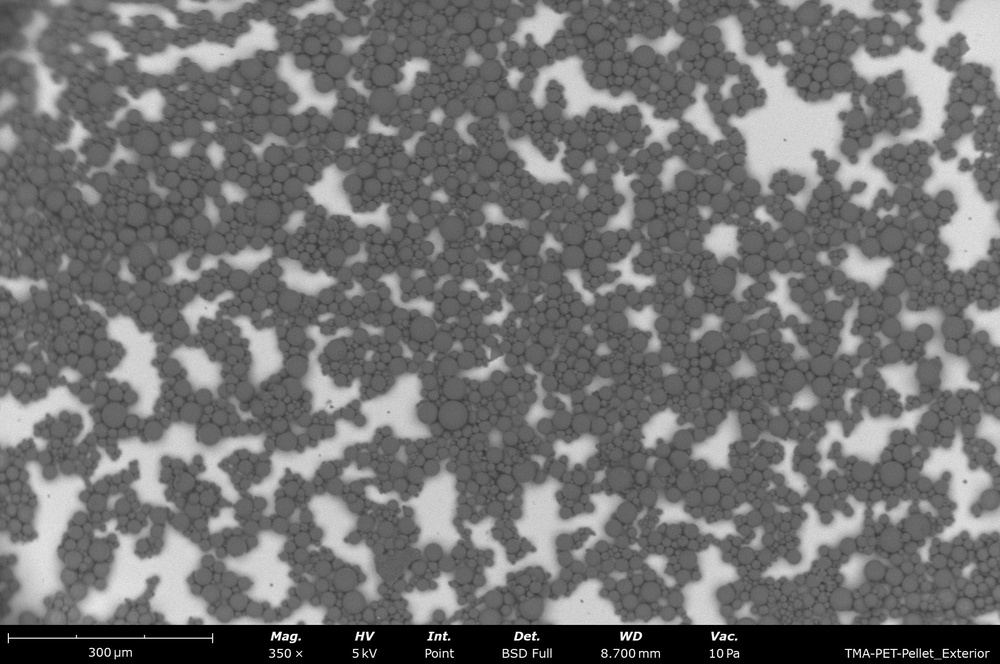
#> input picture Images/PDVB Butanol 4% wt to vol (4).jpeg, 1000 x 664 px, shrunk from 1920 x 1275 before the run, found by its file name
$ jupyter execute Cluster_Analysis.ipynb
#> lines starting #> are read from the running program, lines starting #| are printed output that depends on the picture; after the words box and inside, x2 and y2 are one past the last pixel; in counts of white or black regions, pixels touching at a corner belong together; long printed decimals are rounded
[cell 1]
import cv2
import numpy as np
import matplotlib.pyplot as plt

# Load the image in grayscale
image_path = '/workspaces/Python_Physics/Images/PDVB Butanol 4% wt to vol (4).jpeg'
image = cv2.imread(image_path, cv2.IMREAD_GRAYSCALE)
#> image is the input picture: shape (664, 1000); min 0, max 255, mean 115.1

# Apply a binary threshold
_, thresholded = cv2.threshold(image, 100, 255, cv2.THRESH_BINARY)
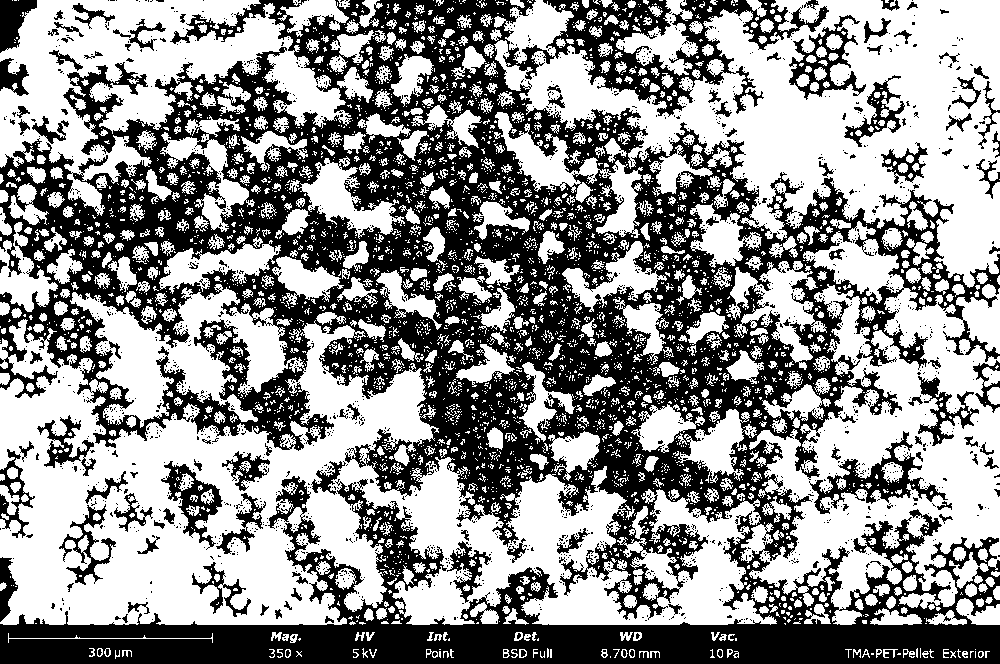
#> thresholded: shape (664, 1000); 56.6% white; 2353 black regions (2241 under 20 px)

# Find contours of the clusters
contours, hierarchy = cv2.findContours(thresholded, cv2.RETR_EXTERNAL, cv2.CHAIN_APPROX_SIMPLE)
#> contours = 3457 contours, 2914 with area under 20; largest, box (x1, y1, x2, y2) and area: (0, 284, 777, 625) 125998, (494, 0, 1000, 288) 70086, (740, 221, 1000, 625) 51130, (0, 0, 352, 216) 31024, (495, 112, 643, 238) 4442

# Draw the contours on the original image for visualization
output_image = cv2.cvtColor(image, cv2.COLOR_GRAY2BGR)
cv2.drawContours(output_image, contours, -1, (0, 255, 0), 2)
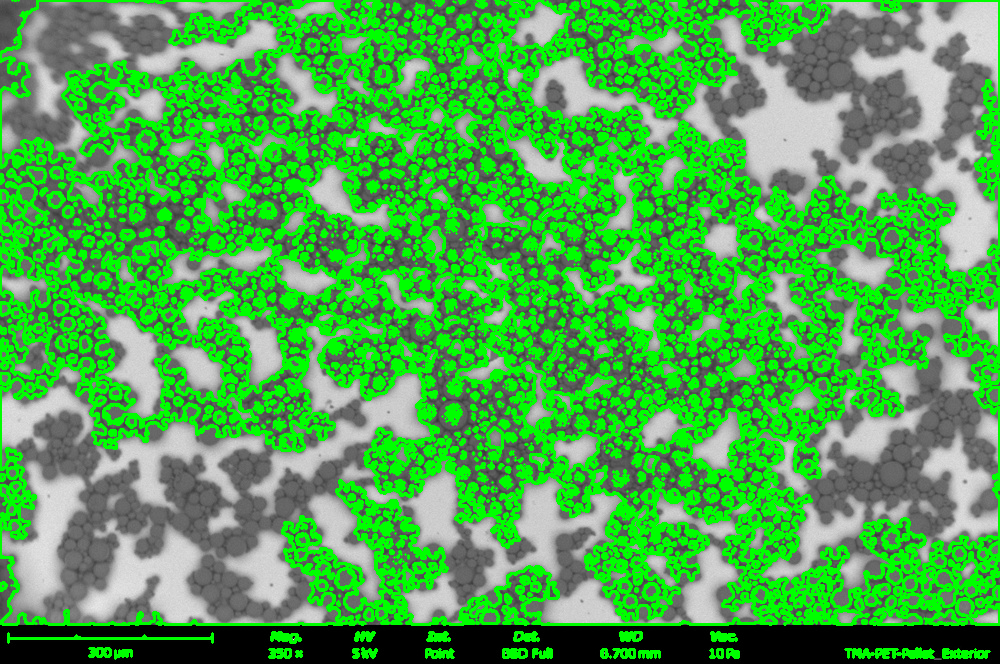
#> output_image: shape (664, 1000, 3); mean B, G, R 79, 168.9, 79

# Show the original thresholded image and contours for comparison
plt.figure(figsize=(10,5))

plt.subplot(1, 2, 1)
plt.imshow(thresholded, cmap='gray')
plt.title('Thresholded Image')

plt.subplot(1, 2, 2)
plt.imshow(output_image)
plt.title('Detected Clusters')

plt.show()
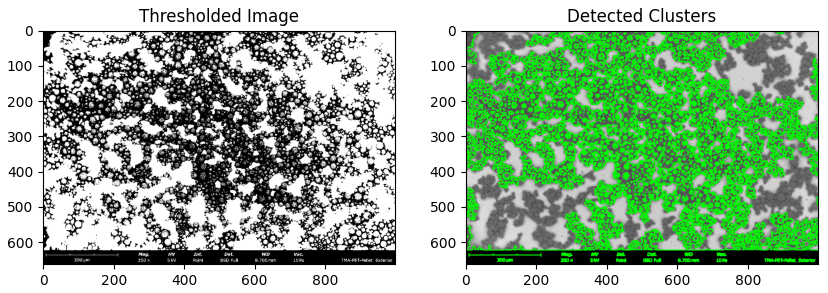
#> figure drawn by matplotlib, 2 panels

# Cluster analysis
print(f'Number of detected clusters: {len(contours)}')
#| Number of detected clusters: 3457

# Optional: Analyze properties of clusters (e.g., area, perimeter)
cluster_areas = [cv2.contourArea(cnt) for cnt in contours]
#> cluster_areas = 3457 values, max 125998.5 at index 1842, min 0 at index 0, mean 106.5
cluster_perimeters = [cv2.arcLength(cnt, True) for cnt in contours]
#> cluster_perimeters = 3457 values, max 13471.4 at index 1842, min 0 at index 19, mean 25.91

print(f'Average cluster area: {np.mean(cluster_areas)}')
#| Average cluster area: 106.479
print(f'Average cluster perimeter: {np.mean(cluster_perimeters)}')
#| Average cluster perimeter: 25.908

# Display histogram of cluster sizes
plt.hist(cluster_areas, bins=20, color='blue', alpha=0.7)
plt.title('Cluster Area Distribution')
plt.xlabel('Area')
plt.ylabel('Frequency')
plt.show()
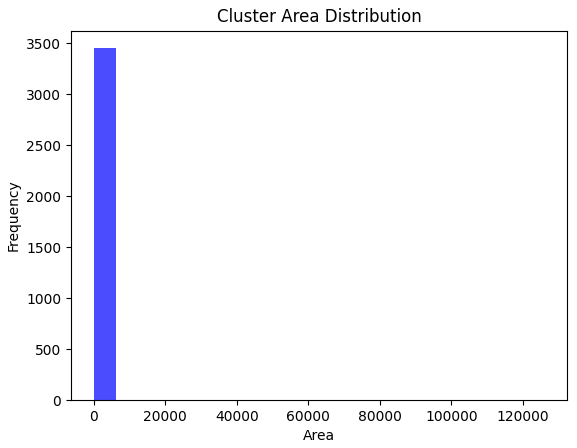
#> figure drawn by matplotlib, 1 panel; tallest bar 3453 high, from x = -4.55e-13 to 6299.9

[cell 2]
import cv2
import numpy as np
import matplotlib.pyplot as plt
from sklearn.cluster import DBSCAN

# Load the image in grayscale
image_path = '/workspaces/Python_Physics/Images/PDVB Butanol 4% wt to vol (4).jpeg'
image = cv2.imread(image_path, cv2.IMREAD_GRAYSCALE)

# Apply a binary threshold to the image
_, thresholded_img = cv2.threshold(image, 100, 255, cv2.THRESH_BINARY)

# Find contours in the thresholded image
contours, _ = cv2.findContours(thresholded_img, cv2.RETR_EXTERNAL, cv2.CHAIN_APPROX_SIMPLE)

# Extract the center of each particle (contour)
particles = []
for contour in contours:
    M = cv2.moments(contour)
    if M["m00"] != 0:  # To avoid division by zero
        cX = int(M["m10"] / M["m00"])
        cY = int(M["m01"] / M["m00"])
        particles.append([cX, cY])
#> this loop made 3457 passes
#> (contour, cX, cY) on passes 2, 3, 16, 37, 51, 52, 57, 58, 59: ([[898, 653], [897, 654], [900, 654], [900, 653]], 898, 653), ([[871, 653], [871, 654], [873, 654], [873, 653]], 872, 653), ([[439, 651], [439, 656], [440, 657], [440, 651]], 439, 653), ([[550, 649], [550, 657], [551, 657], [551, 649]], 550, 653), ([[917, 648], [916, 649], [916, 656], [917, 657]], 916, 652), ([[547, 648], [547, 657], [548, 656], [548, 649]], 547, 652), ([[735, 638], [735, 640], [736, 640], [736, 638]], 735, 639), ([[538, 638], [537, 639], [537, 640], [538, 640]], 537, 639), ([[449, 638], [448, 639], [448, 640], [449, 640]], 448, 639)
#> (cX, cY) on passes 4, 5, 7, 8, 9, 10: (985, 653), (980, 653), (970, 651), (964, 653), (952, 654), (924, 653)
#> after the loop, particles = 1737 pairs, first value 0 to 998, second value 0 to 656

# Convert particles list to a NumPy array
particles = np.array(particles)

# Ensure there are particles detected before proceeding
if len(particles) > 0:
    # Set DBSCAN parameters
    dbscan = DBSCAN(eps=20, min_samples=5)  # Adjust `eps` and `min_samples` based on image scaling
    labels = dbscan.fit_predict(particles)
#> labels = 1737 values, max 33 at index 1662, min -1 at index 9, mean 14.44

    # Plot the clustered particles
    plt.figure(figsize=(8,6))
    plt.scatter(particles[:, 0], particles[:, 1], c=labels, cmap='plasma', s=5)
    plt.title('DBSCAN Clustering of Particle Centers')
    plt.xlabel('X (Pixel Coordinate)')
    plt.ylabel('Y (Pixel Coordinate)')
    plt.colorbar(label='Cluster Label')
    plt.show()
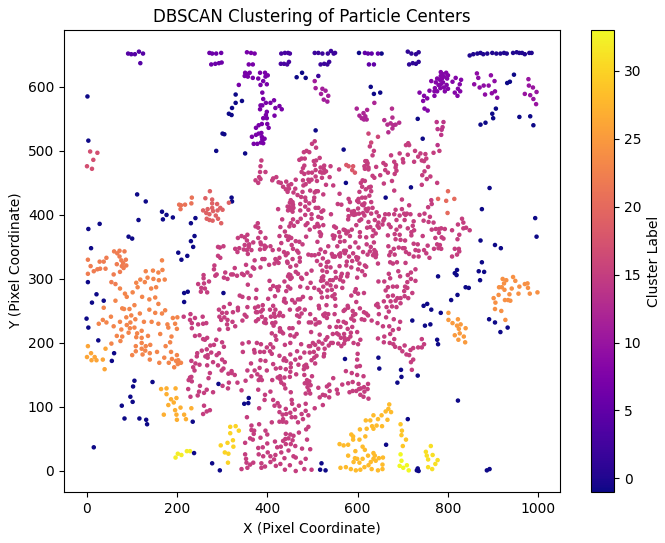
#> figure drawn by matplotlib, 2 panels

    # Print basic cluster info
    unique_labels = np.unique(labels)
#> unique_labels = 35 values from -1 to 33
    num_clusters = len(unique_labels) - (1 if -1 in labels else 0)  # Exclude noise (-1 label)
#> num_clusters = 34
    print(f'Number of detected clusters: {num_clusters}')
#| Number of detected clusters: 34
else:
    print("No particles detected.")

$ run again, with Images/PDVB Butanol 4% wt to vol (1).jpeg copied over Images/PDVB Butanol 4% wt to vol (4).jpeg
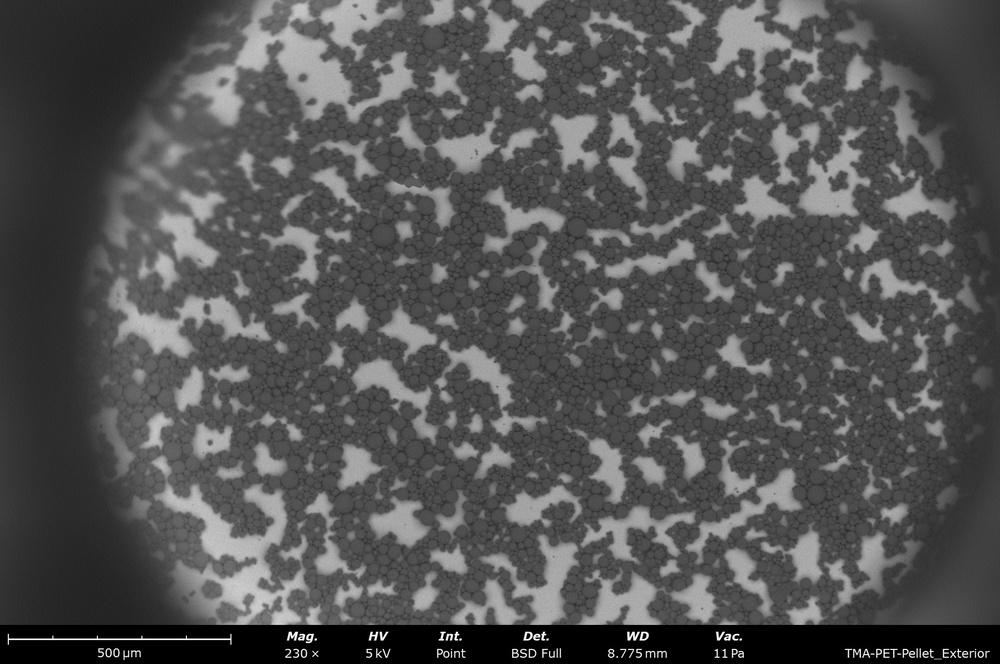
#> input picture Images/PDVB Butanol 4% wt to vol (1).jpeg, 1000 x 664 px, shrunk from 1920 x 1275 before the run, found by its file name
#> image is the input picture: shape (664, 1000); min 0, max 255, mean 83.9
#> `_, thresholded = cv2.threshold(image, 100, 255, cv2.THRESH_BINARY)`:
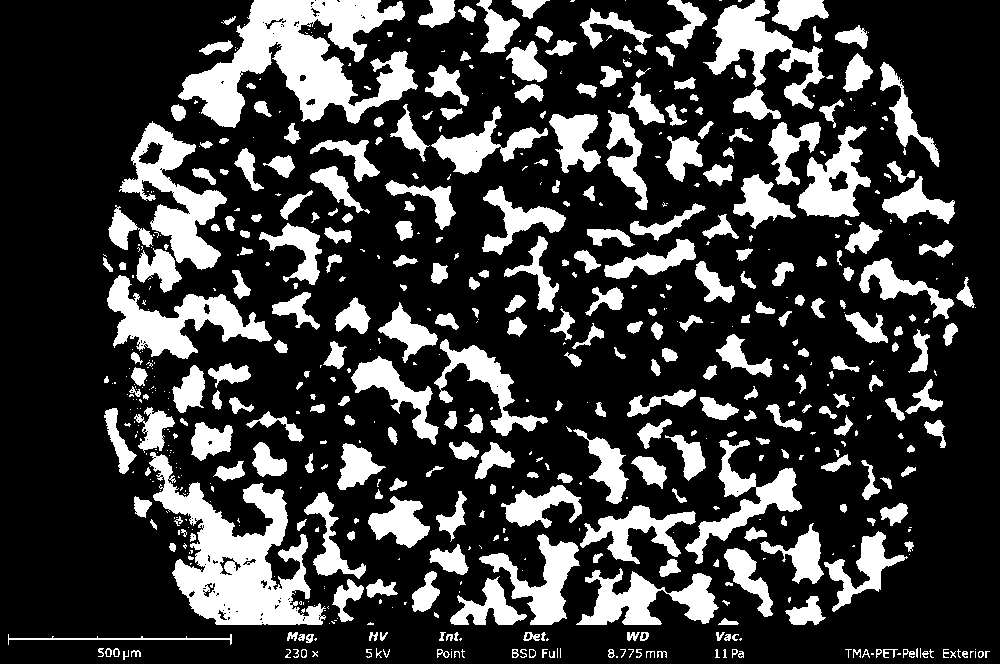
#> thresholded: shape (664, 1000); 24.3% white; 635 white regions (300 under 20 px)
#> contours = 635 contours, 362 with area under 20; largest, box (x1, y1, x2, y2) and area: (178, 0, 418, 128) 14190, (149, 452, 326, 625) 12427, (119, 121, 227, 270) 5757, (107, 275, 272, 359) 5188, (703, 0, 825, 109) 4182
#> output_image: shape (664, 1000, 3); 16.65% of pixels changed, all inside (x1, y1, x2, y2) = (7, 0, 991, 661)
#| Number of detected clusters: 635
#> cluster_areas = 635 values, max 14190.5 at index 634, min 0 at index 5, mean 231.1
#> cluster_perimeters = 635 values, max 1532 at index 215, min 0 at index 19, mean 57.46
#| Average cluster area: 231.054
#| Average cluster perimeter: 57.461
#> the loop `for contour in contours:` made 635 passes
#> (contour, cX, cY) on passes 1, 2, 3, 50: ([[616, 656], [616, 657], [617, 657], [617, 656]], 616, 656), ([[898, 653], [897, 654], [900, 654], [900, 653]], 898, 653), ([[871, 653], [871, 654], [873, 654], [873, 653]], 872, 653), ([[917, 648], [916, 649], [916, 656], [917, 657]], 916, 652)
#> after the loop `for contour in contours:`: particles = 482 pairs, first value 100 to 985, second value 0 to 656
#> labels = 482 values, max 9 at index 215, min -1 at index 70, mean -0.0643
#> `plt.show()`:
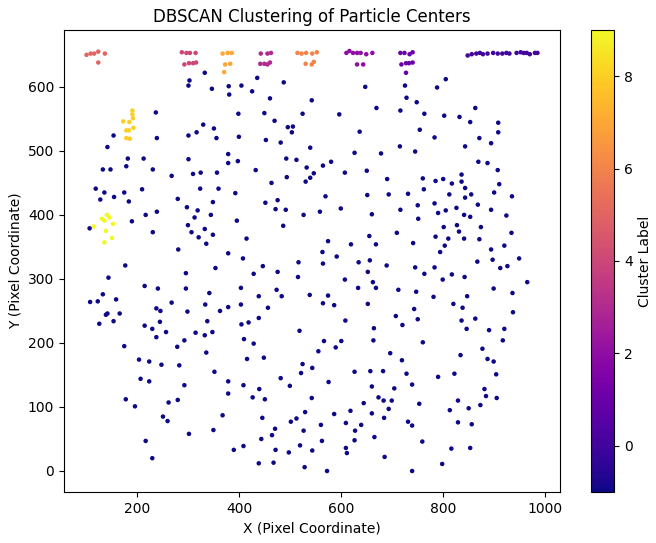
#> figure drawn by matplotlib, 2 panels
#> unique_labels = [-1, 0, 1, 2, 3, 4, 5, 6, 7, 8, 9]
#> num_clusters = 10
#| Number of detected clusters: 10

$ run again, with Images/PDVB Butanol 4% wt to vol (2).jpeg copied over Images/PDVB Butanol 4% wt to vol (4).jpeg
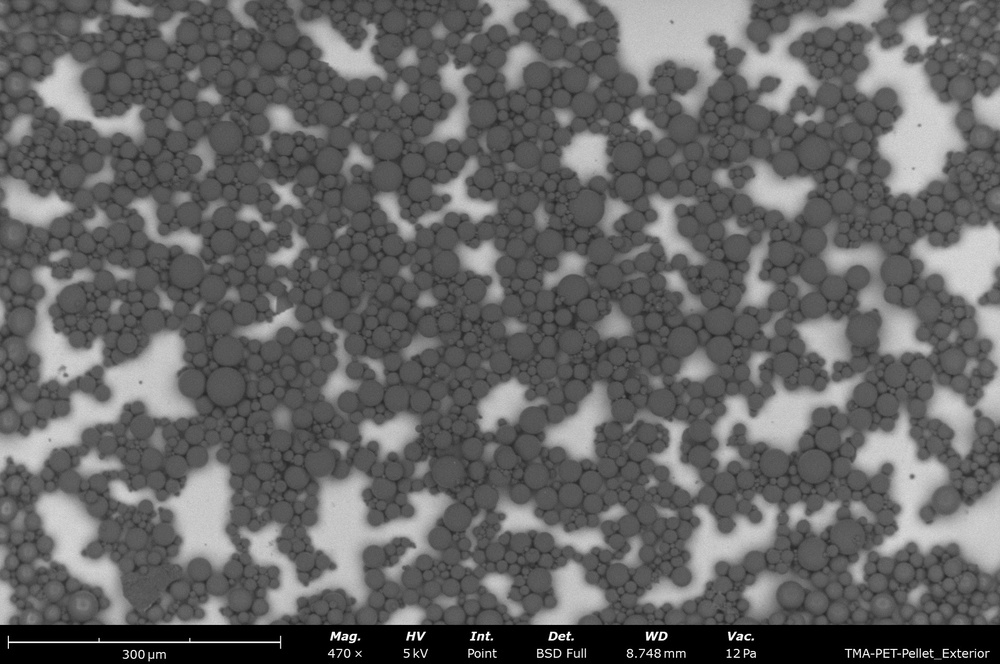
#> input picture Images/PDVB Butanol 4% wt to vol (2).jpeg, 1000 x 664 px, shrunk from 1920 x 1275 before the run, found by its file name
#> image is the input picture: shape (664, 1000); min 0, max 255, mean 101.2
#> `_, thresholded = cv2.threshold(image, 100, 255, cv2.THRESH_BINARY)`:
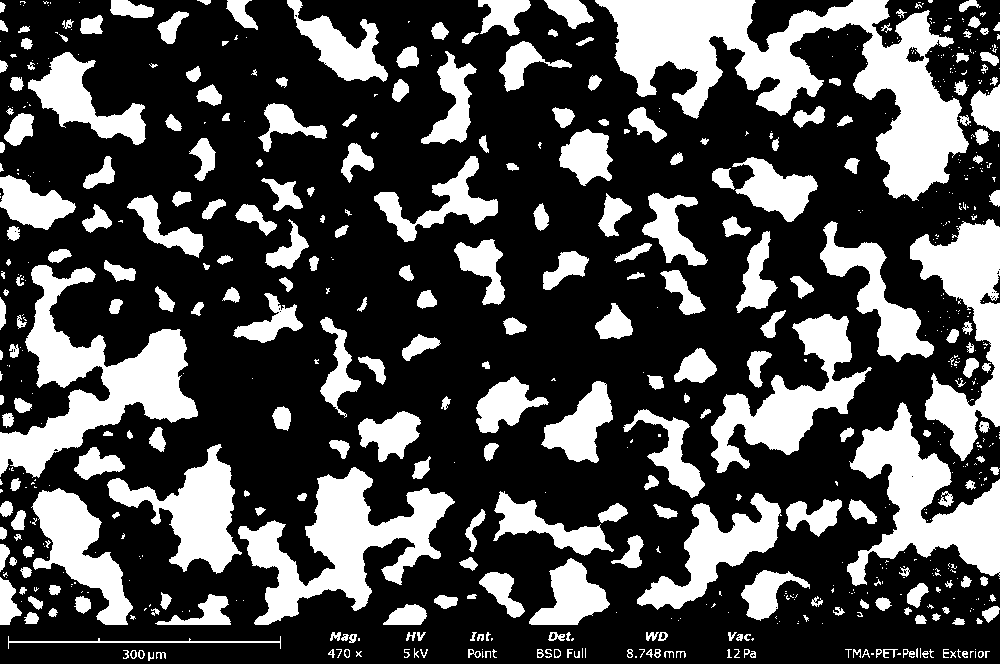
#> thresholded: shape (664, 1000); 30.2% white; 683 white regions (394 under 20 px)
#> contours = 680 contours, 438 with area under 20; largest, box (x1, y1, x2, y2) and area: (595, 0, 969, 201) 26383, (0, 265, 198, 478) 13848, (238, 467, 455, 625) 12346, (847, 402, 1000, 586) 10938, (910, 219, 1000, 461) 8972
#> output_image: shape (664, 1000, 3); 14.58% of pixels changed, all inside (x1, y1, x2, y2) = (0, 0, 1000, 662)
#| Number of detected clusters: 680
#> cluster_areas = 680 values, max 26383 at index 673, min 0 at index 7, mean 274.3
#> cluster_perimeters = 680 values, max 2138 at index 673, min 0 at index 22, mean 47.28
#| Average cluster area: 274.263
#| Average cluster perimeter: 47.276
#> the loop `for contour in contours:` made 680 passes
#> (contour, cX, cY) on passes 1, 2, 3, 18, 53, 59, 60: ([[635, 656], [635, 657], [636, 657], [636, 656]], 635, 656), ([[898, 653], [897, 654], [900, 654], [900, 653]], 898, 653), ([[871, 653], [871, 654], [873, 654], [873, 653]], 872, 653), ([[482, 651], [482, 657], [483, 656], [482, 655]], 482, 656), ([[917, 648], [916, 649], [916, 656], [917, 657]], 916, 652), ([[491, 638], [491, 640], [492, 639], [492, 638]], 491, 638), ([[358, 638], [358, 640], [359, 640], [359, 638]], 358, 639)
#> after the loop `for contour in contours:`: particles = 402 pairs, first value 0 to 998, second value 0 to 656
#> labels = 402 values, max 20 at index 382, min -1 at index 70, mean 2.98
#> `plt.show()`:
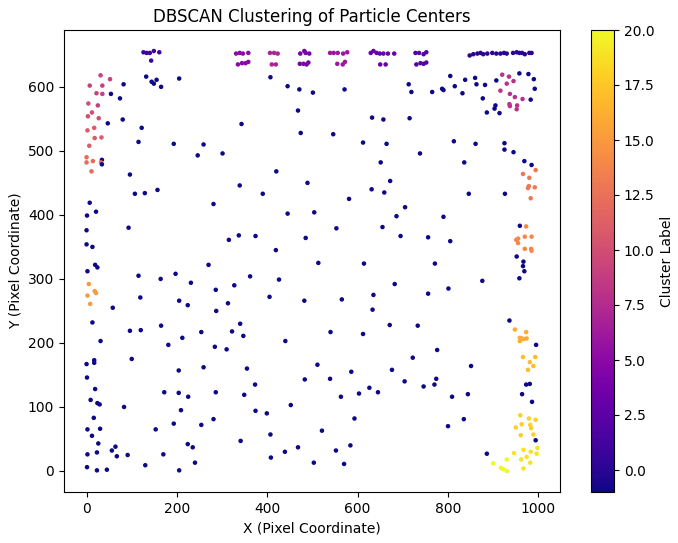
#> figure drawn by matplotlib, 2 panels
#> unique_labels = 22 values from -1 to 20
#> num_clusters = 21
#| Number of detected clusters: 21
